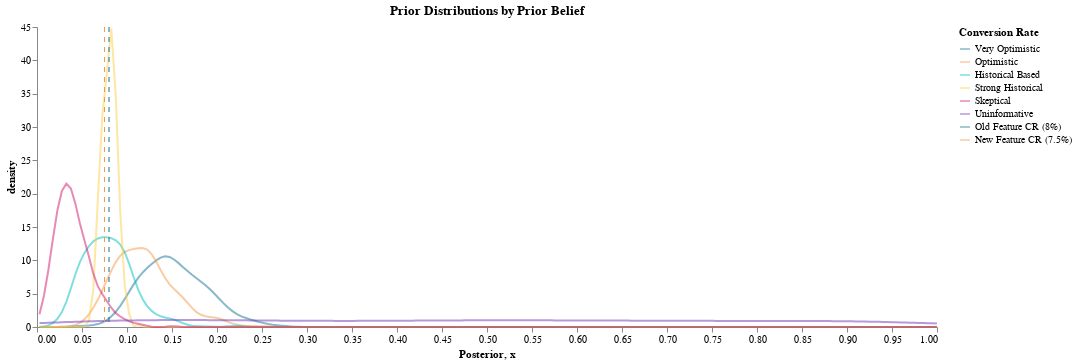

The cell this chart's notebook holds for it:
### Code cell
domain = ["Very Optimistic", "Optimistic", "Historical Based", "Strong Historical", "Skeptical", "Uninformative"]
reference_data = pd.DataFrame([
    {'x': 0.08, 'label': 'Old Feature CR (8%)', 'color': 'red', 'label_x': 0.08},
    {'x': 0.075, 'label': 'New Feature CR (7.5%)', 'color': 'green', 'label_x': 0.075}
])
chart = alt.Chart(priors_df).transform_density(density='Posterior', groupby=['Prior'], as_=['Posterior', 'density'])\
    .mark_line(opacity=0.5)\
    .encode(x='Posterior:Q', 
            y='density:Q', 
            color=alt.Color("Prior:N").scale(domain=domain, range=colors[:len(domain)])
            )


reference_lines = alt.Chart(reference_data).mark_rule(
    strokeDash=[5, 5], # Dashed line
    size=1, 
).encode(
    x='x:Q',
    color=alt.Color('label:N', 
                    scale=alt.Scale(domain=reference_data['label'].tolist(), 
                                    range=reference_data['color'].tolist()),
                    legend=alt.Legend(title="Conversion Rate"))
)


final=chart + reference_lines 
final=final.properties(title='Prior Distributions by Prior Belief', width=900, height=300).configure_axis(
    # Set grid to False to remove all grid lines
    grid=False
).configure_view(
    # Optional: Remove the surrounding border of the plot area
    strokeWidth=0 
)
final

### Figure 1 — Vega-Lite specification as saved in the notebook (floating-point values rounded to 4 significant figures; data arrays with more than 128 entries replaced by an {"elided": "..."} marker saying what was removed)
{"usermeta": {"embedOptions": {"theme": "carbonwhite"}}, "config": {"view": {"continuousWidth": 300, "continuousHeight": 300, "strokeWidth": 0}, "axis": {"grid": false}}, "layer": [{"data": {"name": "data-39cc9fc2fc65fe0e26c41d976123db71"}, "mark": {"type": "line", "opacity": 0.5}, "encoding": {"color": {"field": "Prior", "scale": {"domain": ["Very Optimistic", "Optimistic", "Historical Based", "Strong Historical", "Skeptical", "Uninformative"], "range": ["#107591", "#f69a48", "#00c0bf", "#fdcd49", "#cf166e", "#7035b7"]}, "type": "nominal"}, "x": {"field": "Posterior", "type": "quantitative"}, "y": {"field": "density", "type": "quantitative"}}, "transform": [{"density": "Posterior", "groupby": ["Prior"], "as": ["Posterior", "density"]}]}, {"data": {"name": "data-7deedf48367b48327d34f29875834161"}, "mark": {"type": "rule", "size": 1, "strokeDash": [5, 5]}, "encoding": {"color": {"field": "label", "legend": {"title": "Conversion Rate"}, "scale": {"domain": ["Old Feature CR (8%)", "New Feature CR (7.5%)"], "range": ["red", "green"]}, "type": "nominal"}, "x": {"field": "x", "type": "quantitative"}}}], "height": 300, "title": "Prior Distributions by Prior Belief", "width": 900, "$schema": "https://vega.github.io/schema/vega-lite/v5.20.1.json", "datasets": {"data-39cc9fc2fc65fe0e26c41d976123db71": {"elided": "3000 records"}, "data-7deedf48367b48327d34f29875834161": [{"x": 0.08, "label": "Old Feature CR (8%)", "color": "red", "label_x": 0.08}, {"x": 0.075, "label": "New Feature CR (7.5%)", "color": "green", "label_x": 0.075}]}}
